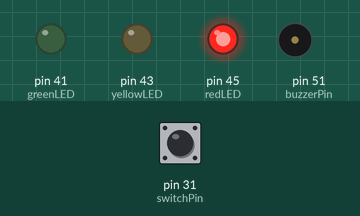
The sketch below on a simulated Arduino Mega 2560, built with avr-gcc and run on an emulated ATmega2560. On the bench: output pins drawn as LEDs (lit = HIGH), buzzer (waves = sounding, pin HIGH). The test bench sets the inputs (shaded band); at power-on: pin 31 (switchPin) HIGH.

Above: at 2.2 s.
2.3 s: pin 31 (switchPin) pulled LOW for 0.85 s
At 15.2 s:
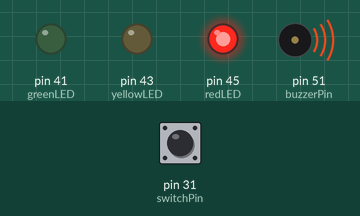
At 18.7 s:
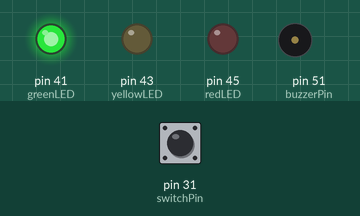
Timing chart, 0 to 19.3 s (numbered marks = the images above; inputs shaded):
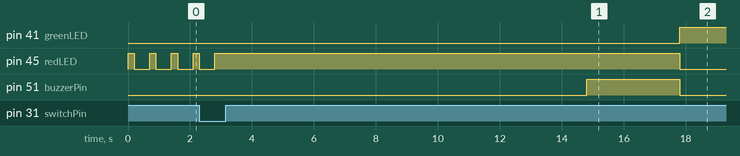

Measured:
- after the input at 2.3 s, pin 41 (greenLED): LOW → HIGH after 15.5 s; pin 51 (buzzerPin): LOW → HIGH after 12.5 s, → LOW 3.0 s later

The sketch:

Lab_1.ino
```cpp
#define greenLED 41
#define yellowLED 43
#define redLED 45
#define switchPin 31
#define buzzerPin 51

void setup() {

  pinMode(greenLED, OUTPUT);
  pinMode(yellowLED, OUTPUT);
  pinMode(redLED, OUTPUT);
  pinMode(switchPin,INPUT_PULLUP);
  pinMode(buzzerPin,OUTPUT);

  Serial.begin(9600);

  while((digitalRead(switchPin)))
  {
    digitalWrite(redLED, HIGH);
    delay(200);
    digitalWrite(redLED, LOW);
    delay(500);
  }
}

void loop() {

  digitalWrite(redLED, HIGH);
  delay(12000);
  digitalWrite(buzzerPin, HIGH);
  delay(3000);
  digitalWrite(redLED, LOW);
  digitalWrite(buzzerPin, LOW);

  digitalWrite(greenLED, HIGH);
  delay(12000);
  digitalWrite(buzzerPin, HIGH);
  delay(3000);
  digitalWrite(greenLED, LOW);
  digitalWrite(buzzerPin, LOW);

  digitalWrite(yellowLED, HIGH);
  digitalWrite(buzzerPin, HIGH);
  delay(3000);
  digitalWrite(yellowLED, LOW);
  digitalWrite(buzzerPin, LOW);

}
```
